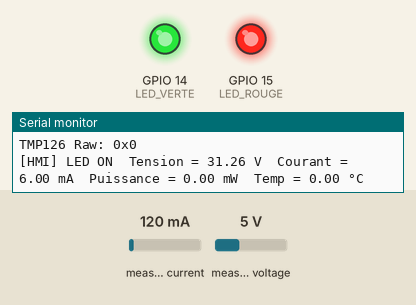
The program below on a simulated ESP32. Shown: output pins drawn as LEDs (lit = HIGH), the last lines printed to the serial monitor. Wiring (inferred from the names in the program): INA219 current sensor at I2C address 0x40. Inputs (shaded band) come from the test bench; at power-on: measured current 120 mA, measured voltage 5 V. Nothing arrives over Bluetooth unless stated; pins used as bus, display or sensor lines are not drawn.

Above: at 1.1 s.
At 3.1 s:
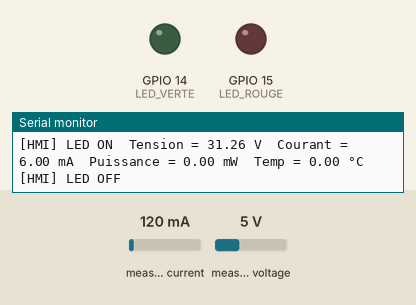
Timing chart, 0 to 5.3 s (numbered marks = the images above):
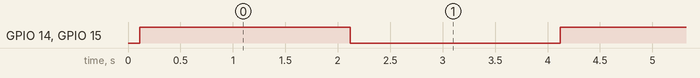

Measured:
- by itself, GPIO 14 (LED_VERTE), GPIO 15 (LED_ROUGE): alternates HIGH for 2.0 s and LOW for 2.0 s

The program:

main.cpp
```cpp
#include <Arduino.h>
#include <Wire.h>
#include <SPI.h>
#include <BluetoothSerial.h>

// === Pin Definitions ===
#define LED_VERTE 14    // Green LED for HMI
#define LED_ROUGE 15    // Red LED for HMI
#define TMP126_CS 5     // TMP126 chip select (SPI)

// === INA237 I²C Address and Registers ===
#define INA237_ADDR 0x40
#define INA237_REG_CONFIG 0x00
#define INA237_REG_VSHUNT 0x01
#define INA237_REG_VBUS 0x02
#define INA237_REG_CURRENT 0x04
#define INA237_REG_POWER 0x05
#define INA237_REG_CAL 0x06

// === Shunt Resistor ===
#define SHUNT_RESISTOR 0.01 // 10mΩ shunt resistor
#define CURRENT_LSB 0.000005 // 5µA/LSB

// === SPI Settings for TMP126 ===
#define SPI_CLK 1000000 // 1MHz SPI clock
#define TMP126_REG_TEMP 0x00 // Temperature register
#define TMP126_REG_CONFIG 0x01 // Configuration register
#define TMP126_REG_DEVICE_ID 0x0F // Device ID register

// === Bluetooth ===
BluetoothSerial SerialBT;

// === Function Prototypes ===
void initINA237();
bool initTMP126();
float readINA237Register(uint8_t reg);
float readTMP126Temperature();
void sendData(String data);

// === Setup ===
void setup() {
  // Initialize Serial
  Serial.begin(115200);
  Serial.println("System initializing...");

  // Initialize Bluetooth
  SerialBT.begin("ESP32_Sensor");
  Serial.println("Bluetooth initialized. Pair with 'ESP32_Sensor'.");
  SerialBT.println("Bluetooth initialized. Pair with 'ESP32_Sensor'.");

  // Initialize I²C (SDA=21, SCL=22)
  Wire.begin(21, 22);
  delay(100);

  // Initialize SPI (VSPI: SCLK=18, MOSI=23, MISO=19, CS=5)
  SPI.begin(18, 19, 23, TMP126_CS);
  pinMode(TMP126_CS, OUTPUT);
  digitalWrite(TMP126_CS, HIGH);

  // Initialize Sensors
  initINA237();
  if (!initTMP126()) {
    Serial.println("TMP126 initialization failed. Continuing with limited functionality.");
    SerialBT.println("TMP126 initialization failed. Continuing with limited functionality.");
  } else {
    Serial.println("TMP126 initialized.");
    SerialBT.println("TMP126 initialized.");
  }

  // Initialize LEDs
  pinMode(LED_VERTE, OUTPUT);
  pinMode(LED_ROUGE, OUTPUT);
  digitalWrite(LED_VERTE, LOW);
  digitalWrite(LED_ROUGE, LOW);

  Serial.println("System initialized.");
  SerialBT.println("System initialized.");
}

// === Initialize INA237 ===
void initINA237() {
  // Configure INA237: 12-bit, 1.1ms conversion, continuous mode, ±163.84mV shunt range
  Wire.beginTransmission(INA237_ADDR);
  Wire.write(INA237_REG_CONFIG);
  Wire.write(0x41); // AVG=1, VBUS_CT=1.1ms, VSH_CT=1.1ms, MODE=continuous
  Wire.write(0x9F); // Shunt range ±163.84mV
  if (Wire.endTransmission() != 0) {
    Serial.println("INA237 not detected!");
    SerialBT.println("INA237 not detected!");
    while (1);
  }

  // Calibrate INA237: Cal = 0.00512 / (Current_LSB * Rshunt)
  uint16_t cal = (uint16_t)(0.00512 / (CURRENT_LSB * SHUNT_RESISTOR));
  Wire.beginTransmission(INA237_ADDR);
  Wire.write(INA237_REG_CAL);
  Wire.write((cal >> 8) & 0xFF); // MSB
  Wire.write(cal & 0xFF);       // LSB
  if (Wire.endTransmission() != 0) {
    Serial.println("INA237 calibration failed!");
    SerialBT.println("INA237 calibration failed!");
    while (1);
  }

  Serial.println("INA237 initialized.");
  SerialBT.println("INA237 initialized.");
}

// === Initialize Каждый TMP126 ===
bool initTMP126() {
  // Check Device ID
  digitalWrite(TMP126_CS, LOW);
  delayMicroseconds(1); // t_CSS = 50ns min
  SPI.beginTransaction(SPISettings(SPI_CLK, MSBFIRST, SPI_MODE0));
  SPI.transfer(TMP126_REG_DEVICE_ID); // Select device ID register
  uint8_t msb = SPI.transfer(0x00);
  uint8_t lsb = SPI.transfer(0x00);
  SPI.endTransaction();
  digitalWrite(TMP126_CS, HIGH);
  delayMicroseconds(1); // t_CSH = 50ns min

  uint16_t device_id = (msb << 8) | lsb;
  Serial.println("TMP126 Device ID: 0x" + String(device_id, HEX));
  SerialBT.println("TMP126 Device ID: 0x" + String(device_id, HEX));
  if (device_id != 0x0126) {
    Serial.println("TMP126 not detected!");
    SerialBT.println("TMP126 not detected!");
    return false;
  }

  // Configure TMP126: Continuous conversion mode (MOD=11)
  digitalWrite(TMP126_CS, LOW);
  delayMicroseconds(1);
  SPI.beginTransaction(SPISettings(SPI_CLK, MSBFIRST, SPI_MODE0));
  SPI.transfer(0x80 | TMP126_REG_CONFIG); // Write to config register
  SPI.transfer(0x0C); // MOD[1:0]=11 (continuous), others default
  SPI.transfer(0x00); // Reserved
  SPI.endTransaction();
  digitalWrite(TMP126_CS, HIGH);
  delayMicroseconds(1);

  // Verify configuration
  digitalWrite(TMP126_CS, LOW);
  delayMicroseconds(1);
  SPI.beginTransaction(SPISettings(SPI_CLK, MSBFIRST, SPI_MODE0));
  SPI.transfer(TMP126_REG_CONFIG); // Read config
  msb = SPI.transfer(0x00);
  lsb = SPI.transfer(0x00);
  SPI.endTransaction();
  digitalWrite(TMP126_CS, HIGH);
  delayMicroseconds(1);

  Serial.println("TMP126 Config: 0x" + String(msb, HEX) + String(lsb, HEX));
  SerialBT.println("TMP126 Config: 0x" + String(msb, HEX) + String(lsb, HEX));
  if ((msb & 0x0C) != 0x0C) {
    return false;
  }
  return true;
}

// === Read INA237 Register ===
float readINA237Register(uint8_t reg) {
  Wire.beginTransmission(INA237_ADDR);
  Wire.write(reg);
  if (Wire.endTransmission(false) != 0) {
    return -9999.0; // I²C error
  }
  Wire.requestFrom(INA237_ADDR, 2);
  if (Wire.available() >= 2) {
    uint16_t value = (Wire.read() << 8) | Wire.read();
    if (reg == INA237_REG_VSHUNT || reg == INA237_REG_CURRENT) {
      return (int16_t)value; // Signed for shunt and current
    }
    return value;
  }
  return -9999.0; // Read error
}

// === Read TMP126 Temperature ===
float readTMP126Temperature() {
  digitalWrite(TMP126_CS, LOW);
  delayMicroseconds(1);
  SPI.beginTransaction(SPISettings(SPI_CLK, MSBFIRST, SPI_MODE0));
  SPI.transfer(TMP126_REG_TEMP); // Select temperature register
  uint8_t msb = SPI.transfer(0x00);
  uint8_t lsb = SPI.transfer(0x00);
  SPI.endTransaction();
  digitalWrite(TMP126_CS, HIGH);
  delayMicroseconds(1);

  uint16_t raw = (msb << 8) | lsb;
  Serial.println("TMP126 Raw: 0x" + String(raw, HEX));
  SerialBT.println("TMP126 Raw: 0x" + String(raw, HEX));
  raw >>= 2; // 14-bit data
  float temp_C = raw * 0.03125; // 0.03125°C/LSB
  if (temp_C < -55 || temp_C > 150) {
    return -9999.0; // Invalid reading
  }
  return temp_C;
}

// === Send Data ===
void sendData(String data) {
  Serial.println(data);
  SerialBT.println(data);
}

// === Main Loop ===
void loop() {
  // Turn on LEDs
  digitalWrite(LED_VERTE, HIGH);
  digitalWrite(LED_ROUGE, HIGH);
  String data = "[HMI] LED ON\t";

  // Read INA237
  float vbus = readINA237Register(INA237_REG_VBUS);
  float vshunt = readINA237Register(INA237_REG_VSHUNT);
  float current = readINA237Register(INA237_REG_CURRENT);
  float power = readINA237Register(INA237_REG_POWER);

  if (vbus != -9999.0 && vshunt != -9999.0 && current != -9999.0 && power != -9999.0) {
    float tension_V = vbus * 0.003125; // 3.125mV/LSB
    float courant_mA = current * 0.005; // 5µA/LSB
    float puissance_mW = power * 0.125; // 25 × Current_LSB
    data += "Tension = " + String(tension_V, 2) + " V\t";
    data += "Courant = " + String(courant_mA, 2) + " mA\t";
    data += "Puissance = " + String(puissance_mW, 2) + " mW\t";
  } else {
    data += "Erreur de lecture INA237\t";
  }

  // Read TMP126
  float temp_C = readTMP126Temperature();
  if (temp_C != -9999.0) {
    data += "Temp = " + String(temp_C, 2) + " °C";
  } else {
    data += "Erreur TMP126";
  }

  // Send data
  sendData(data);

  delay(2000);

  // Turn off LEDs
  digitalWrite(LED_VERTE, LOW);
  digitalWrite(LED_ROUGE, LOW);
  sendData("[HMI] LED OFF");

  delay(2000);
}
```
